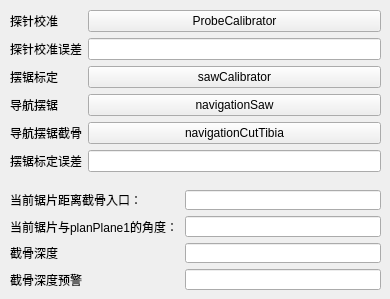
     <widget class="QWidget" name="tab_4">
      <attribute name="title">
       <string>摆锯标定</string>
      </attribute>
      <widget class="QWidget" name="formLayoutWidget_2">
       <property name="geometry">
        <rect>
         <x>10</x>
         <y>190</y>
         <width>371</width>
         <height>100</height>
        </rect>
       </property>
       <layout class="QFormLayout" name="formLayout_2">
        <item row="0" column="0">
         <widget class="QLabel" name="Label">
          <property name="text">
           <string>当前锯片距离截骨入口：</string>
          </property>
         </widget>
        </item>
        <item row="0" column="1">
         <widget class="QLineEdit" name="LineEdit_sawDistance"/>
        </item>
        <item row="1" column="0">
         <widget class="QLabel" name="planPlane1Label">
          <property name="text">
           <string>当前锯片与planPlane1的角度：</string>
          </property>
         </widget>
        </item>
        <item row="1" column="1">
         <widget class="QLineEdit" name="LineEdit_sawAngle"/>
        </item>
        <item row="2" column="0">
         <widget class="QLabel" name="Label_15">
          <property name="text">
           <string>截骨深度</string>
          </property>
         </widget>
        </item>
        <item row="2" column="1">
         <widget class="QLineEdit" name="LineEdit_cutTibiaDepth"/>
        </item>
        <item row="3" column="1">
         <widget class="QLineEdit" name="lineEdit_warn"/>
        </item>
        <item row="3" column="0">
         <widget class="QLabel" name="Label_26">
          <property name="text">
           <string>截骨深度预警</string>
          </property>
         </widget>
        </item>
       </layout>
      </widget>
      <widget class="QWidget" name="formLayoutWidget_6">
       <property name="geometry">
        <rect>
         <x>10</x>
         <y>10</y>
         <width>371</width>
         <height>171</height>
        </rect>
       </property>
       <layout class="QFormLayout" name="formLayout_6">
        <item row="0" column="0">
         <widget class="QLabel" name="Label_11">
          <property name="text">
           <string>探针校准</string>
          </property>
         </widget>
        </item>
        <item row="0" column="1">
         <widget class="QPushButton" name="pushButton_probeCalibrator">
          <property name="text">
           <string>ProbeCalibrator</string>
          </property>
         </widget>
        </item>
        <item row="2" column="0">
         <widget class="QLabel" name="Label_12">
          <property name="text">
           <string>摆锯标定</string>
          </property>
         </widget>
        </item>
        <item row="2" column="1">
         <widget class="QPushButton" name="pushButton_collectPoint">
          <property name="text">
           <string>sawCalibrator</string>
          </property>
         </widget>
        </item>
        <item row="3" column="0">
         <widget class="QLabel" name="Label_13">
          <property name="text">
           <string>导航摆锯</string>
          </property>
         </widget>
        </item>
        <item row="3" column="1">
         <widget class="QPushButton" name="pushButton_navigationSaw">
          <property name="text">
           <string>navigationSaw</string>
          </property>
         </widget>
        </item>
        <item row="4" column="0">
         <widget class="QLabel" name="Label_14">
          <property name="text">
           <string>导航摆锯截骨</string>
          </property>
         </widget>
        </item>
        <item row="4" column="1">
         <widget class="QPushButton" name="pushButton_sawCutTibia">
          <property name="text">
           <string>navigationCutTibia</string>
          </property>
         </widget>
        </item>
        <item row="1" column="0">
         <widget class="QLabel" name="Label_16">
          <property name="text">
           <string>探针校准误差</string>
          </property>
         </widget>
        </item>
        <item row="1" column="1">
         <widget class="QLineEdit" name="LineEdit_probeError"/>
        </item>
        <item row="5" column="0">
         <widget class="QLabel" name="Label_32">
          <property name="text">
           <string>摆锯标定误差</string>
          </property>
         </widget>
        </item>
        <item row="5" column="1">
         <widget class="QLineEdit" name="LineEdit_sawError"/>
        </item>
       </layout>
      </widget>
     </widget>
